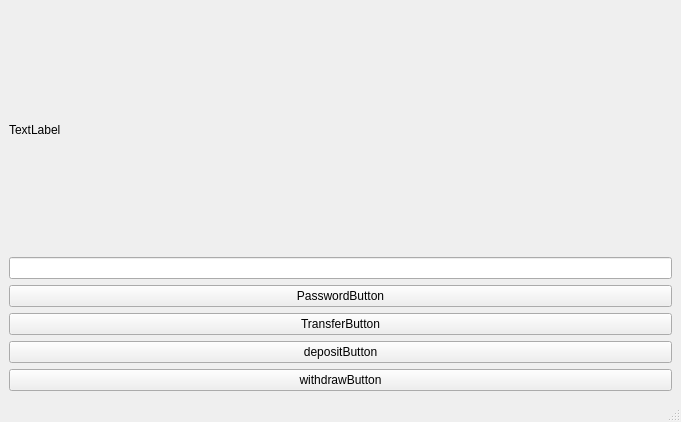
<?xml version="1.0" encoding="UTF-8"?>
<ui version="4.0">
 <class>Bank</class>
 <widget class="QMainWindow" name="Bank">
  <property name="geometry">
   <rect>
    <x>0</x>
    <y>0</y>
    <width>681</width>
    <height>422</height>
   </rect>
  </property>
  <property name="windowTitle">
   <string>bank</string>
  </property>
  <widget class="QWidget" name="centralwidget">
   <layout class="QVBoxLayout" name="verticalLayout">
    <item>
     <widget class="QLabel" name="balanceLabel">
      <property name="text">
       <string>TextLabel</string>
      </property>
     </widget>
    </item>
    <item>
     <widget class="QLineEdit" name="lineEdit">
      <property name="echoMode">
       <enum>QLineEdit::Password</enum>
      </property>
     </widget>
    </item>
    <item>
     <widget class="QPushButton" name="PasswordButton">
      <property name="text">
       <string>PasswordButton</string>
      </property>
     </widget>
    </item>
    <item>
     <widget class="QPushButton" name="TransferButton">
      <property name="text">
       <string>TransferButton</string>
      </property>
     </widget>
    </item>
    <item>
     <widget class="QPushButton" name="depositButton">
      <property name="text">
       <string>depositButton</string>
      </property>
     </widget>
    </item>
    <item>
     <widget class="QPushButton" name="withdrawButton">
      <property name="text">
       <string>withdrawButton</string>
      </property>
     </widget>
    </item>
   </layout>
  </widget>
  <widget class="QMenuBar" name="menubar">
   <property name="geometry">
    <rect>
     <x>0</x>
     <y>0</y>
     <width>681</width>
     <height>22</height>
    </rect>
   </property>
  </widget>
  <widget class="QStatusBar" name="statusbar"/>
 </widget>
 <resources/>
 <connections/>
</ui>
